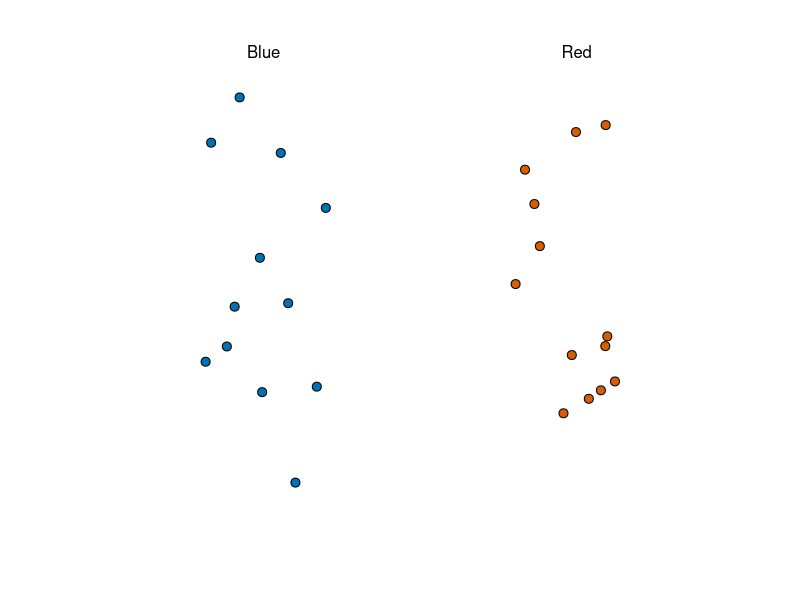

Here is the R script that generated this plot: (Note: this script raises an error after producing the figure.)
# 16 - Statistical Inference
#
#
# Statistical Inference is the part of statistics that helps distinguish patterns arising
# from signal from those arising from chance.
# The task of Statistical Inference is to predict the parameter p using the observed data
# in the sample.
# Just ike we use variables to define unkowns in systems of equations, in Statistical Inference
# we define parameters to define unknown parts of our models.

library(tidyverse)
library(dslabs)
take_poll(25)

# We want to predict the proportion of blue beads in the urn. Let’s call this quantity p,
# which then tells us the proportion of red beads 1 − p, and the spread p − (1 − p),
# which simplifies to 2p − 1.

# In statistical textbooks, the beads in the urn are called the population. The proportion of
# blue beads in the population p is called a parameter. The 25 beads we see in the previous
# plot are called a sample. The task of statistical inference is to predict the
# parameter p using the observed data in the sample.


# 
# Suppose we want to use a Monte Carlo simulation to corroborate the tools we
# have built using probability theory. To create the simulation, we would
# write code like this:
B <- 10000
N <- 1000
x_hat <- replicate(B, {
    x <- sample(c(0, 1), size=N, replace=TRUE, prob = c(1 - p, p))
    mean(x)
})    
# The problem is, of course, we don’t know p.
# One thing we therefore do to corroborate theoretical results is to pick one or several
# values of p and run the simulations. Let’s set p=0.45. We can then simulate a poll:
p <- 0.45
N <- 1000
x <- sample(c(0, 1), size = N, replace = TRUE, prob = c(1 - p, p))
x_hat <- mean(x)

# In this particular sample, our estimate is x_hat. We can use that code to do a Monte Carlo simulation:
B <- 10000
x_hat <- replicate(B, {
    x <- sample(c(0, 1), size = N, replace = TRUE, prob = c(1 - p, p))
    mean(x)
})
mean(x_hat)
sd(x_hat)

scale_coeff <- 20
tibble(x_hat = x_hat,
       x_pnorm = seq(0.35, 0.55, length = 10000))  %>% 
    mutate(pnorm = map_dbl(x_pnorm, pnorm, mean = mean(x_hat), sd = sd(x_hat))) %>%
    ggplot() +
    geom_histogram(mapping = aes(x_hat, y = after_stat(density)),
                   color = 'black',
                   alpha = 0.8) +
    geom_line(mapping = aes(x = x_pnorm, y = pnorm * 25),
              color = 'red2')


# Of course, in real life we would never be able to run such an experiment because we
# don’t know p. But we could run it for various values of p and N and see that the
# theory does indeed work well for most values. You can easily do this by re-running
# the code above after changing p and N.

tibble(x_hat = x_hat,
       x_pnorm = seq(0.35, 0.55, length = 10000))  %>% 
    mutate(pnorm = map_dbl(x_pnorm, pnorm, mean = mean(x_hat), sd = sd(x_hat))) %>%
    ggplot(mapping = aes(sample = x_hat)) +
    stat_qq() +
    stat_qq_line() +
    xlab('Theoretical normal') +
    ylab('X hat')


# 16.6 Confidence intervals
p <- 0.45
N <- 1000
# notice the intervals here
x <- sample(c(0, 1), size = N, replace = TRUE, prob = c(1 - p, p))
x_hat <- mean(x)
se_hat <- sqrt(x_hat * (1 - x_hat) / N)
c(x_hat - 1.96 * se_hat, x_hat + 1.96 * se_hat)

# is different from this one:
x <- sample(c(0, 1), size = N, replace = TRUE, prob = c(1 - p, p))
x_hat <- mean(x)
se_hat <- sqrt(x_hat * (1 - x_hat) / N)
c(x_hat - 1.96 * se_hat, x_hat + 1.96 * se_hat)
# Keep sampling and creating intervals and you will see the random variation.
# To determine the probability that the interval includes p, we need to compute this:
#
#                Pr(X − 1.96SE(X) ≤ p ≤ X + 1.96SE(X))
# 
# By subtracting and dividing the same quantities in all parts of the equation, we get that the above is
#
#                   Pr(-1.96 <= X_bar - p / SE_hat[X] <= 1.96)
#
#               ----> Pr(-1.96 <= Z <= 1.96)
#
# which we can quickly compute using :
pnorm(1.96) - pnorm(-1.96)

# proving that we have a 95% probability.
# If we want to have a larger probability, say 99%, we need to multiply by whatever z satisfies the following:
#   Pr (−z ≤ Z ≤ z) = 0.99

# Using:
z <- qnorm(0.995)
z
# will achieve this because by definition pnorm(qnorm(0.995)) is 0.995 and by
# symmetry pnorm(1-qnorm(0.995)) is 1 - 0.995. As a consequence, we have that:
pnorm(z) - pnorm(-z)


# 16.6.1 A Monte Carlo simulation
# We can run a Monte Carlo simulation to confirm that, in fact,
# a 95% confidence interval includes p 95% of
N <- 1000
B <- 10000
inside <- replicate(B, {
    x <- sample(c(0, 1), size = N, replace = TRUE, prob = c(1 - p, p))
    x_hat <- mean(x)
    se_hat <- sqrt(x_hat * (1 - x_hat) / N)
    between(p, x_hat - 1.96 * se_hat, x_hat + 1.96 * se_hat)
})
mean(inside)

# replicate plot of confidence intervals simulation
p <- 0.45
N <- 1000
B <- 10000
sim <- function(.x) {
    x <- sample(c(0, 1), size = N, replace = TRUE, prob = c(1 - p, p))
    x_hat <- mean(x)
    se_hat <- sqrt(x_hat * (1 - x_hat) / N)
    list(x_hat = x_hat, se_hat = se_hat)
}

results <- tibble(x = 1:10000,
       results = map(x, sim))

results <- results %>% 
    unnest_wider(results)

results %>% 
    summarise(mean_x_hat = mean(x_hat))

results %>% 
    slice_head(n = 100) %>% 
    mutate(lx = x_hat - se_hat, hx = x_hat + se_hat) %>% 
    mutate(inside = if_else(p >= lx & p <= hx, TRUE, FALSE)) %>% 
    ggplot() +
        geom_point(mapping = aes(x = lx, y = x)) +
        geom_point(mapping = aes(x = hx, y = x)) +
        geom_segment(mapping = aes(x = lx, xend = hx, y = x, yend = x,
                               color = inside)) +
        theme(legend.position = 'None') +
        ylab('Simulation trial') +
        xlab('Confidence Interval') +
        geom_vline(xintercept = p, linetype = 'dashed')


# When using the theory we described above, it is important to remember that
# it is the intervals that are random, not p. In the plot above, we can see
# the random intervals moving around and p, represented with the vertical line,
# staying in the same place. The proportion of blue in the urn p is not. So the
# 95% relates to the probability that this random interval falls on top of p.
# Saying the p has a 95% of being between this and that is technically an incorrect
# statement because p is not random.

# Pollsters are not successful at providing correct confidence intervals,
# but rather at predicting who will win. When we took a 25 bead sample size,
# the confidence interval for the spread:
N <- 25
x_hat <- 0.48
(1.96 * x_hat - 1) + c(-1.96, 1.96) * 2 * sqrt(x_hat * (1-x_hat) / sqrt(N))
# includes 0. If this were a poll and we were forced to make a declaration,
# we would have to say it was a “toss-up”.
# A problem with our poll results is that given the sample size and the value of p, 
# we would have to sacrifice on the probability of an incorrect call to create an
# interval that does not include 0.
# This does not mean that the election is close. It only means that we have a small
# sample size. In statistical textbooks this is called lack of power. In the
# context of polls, power is the probability of detecting spreads different from 0
# By increasing our sample size, we lower our standard error and therefore have a
# much better chance of detecting the direction of the spread.


# 16.9 p-values
N <- 100
z <- sqrt(N) * 0.02 / 0.5
1 - (pnorm(z) - pnorm(-z))


# 16.10 Association Tests
# The statistical tests we have studied up to now leave out a substantial portion
# of data types. Specifically, we have not discussed inference for binary,
# categorical and ordinal data. To give a very specific example, consider the
# following case study.

# results reveal gender bias favoring male applicants over female applicants in
# the prioritization of their “quality of researcher” (but not “quality of
# proposal”) evaluations and success rates, as well as in the language use in
# minstructional and evaluation materials.

# The main evidence for this conclusion comes down to a comparison of the
# percentages. Table S1 in the paper includes the information we need. Here are
# the three columns showing the overall outcomes:
library(tidyverse)
library(dslabs)
data('research_funding_rates')

research_funding_rates %>% 
    tibble() %>% 
    select(discipline, contains('total'))

# We have these values for each gender:
names(research_funding_rates)

## We can compute the totals that were successful and the totals that were not as follows:
totals <- research_funding_rates %>% 
    select(-discipline) %>% 
    summarise_all(list(sum = sum), ) %>% 
    summarise(yes_men = awards_men_sum,
              no_men = applications_men_sum - awards_men_sum,
              yes_women = awards_women_sum,
              no_women = applications_women_sum - awards_women_sum) 

# So we see that a larger percent of men than women received awards:
totals %>% 
    summarise(percent_men = yes_men / (yes_men + no_men),
              percent_women = yes_women / (yes_women + no_women))

# But could this be due just to random variability? Here we learn how to
# perform inference for this type of data.

# 16.10.1 Lady Tasting Tea
tab <- matrix(c(3, 1, 1, 3), 2, 2)
rownames(tab) <- c('poured before', 'poured after')
colnames(tab) <- c('guessed before', 'guessed after')
tab
# These are referred to as a two-by-two table. For each of the four combinations
# one can get with a pair of binary variables, they show the observed counts
# for each occurrence.
# The function fisher.test performs the inference calculations above and can
# be obtained like this:
fisher.test(tab, alternative='greater')

# 16.10.3 Chi-square Test
# Notice that, in a way, our funding rates example is similar to the Lady Tasting
# Tea. However, in the Lady Tasting Tea example, the number of blue and red
# beads is experimentally fixed and the number of answers given for each category
# is also fixed. This is because Fisher made sure there were four cups with milk
# poured before tea and four cups with milk poured after and the lady knew this,
# so the answers would also have to include four befores and four afters. If
# this is the case, the sum of the rows and the sum of the columns are fixed.
# This defines constraints on the possible ways we can fill the two by two table
# and also permits us to use the hypergeometric distribution. In general, this is
# not the case. Nonetheless, there is another approach, the Chi-squared test, which
# is described below.

# Imagine we have 2823 applicants, some are men and some are women and some
# get funded, whereas other don’t. We saw that the success rates for men
# and woman were:
totals %>% 
    summarise(percent_men = yes_men / (yes_men + no_men),
             percent_women = yes_men / (yes_women + no_women))
# respectively. Would we see this again if we randomly assign funding
# at the overall rate:    
funding_rate <- totals %>% 
    summarise(percent_total = 
                  (yes_men + yes_women) /
                  (yes_men + no_men + yes_women + no_women)) %>% 
    pull(percent_total)
funding_rate

# The Chi-square test answers this question. The first step is to create the
# two-by-two data table:
two_by_two <- tibble(awarded = c('no', 'yes'),
                     men = c(totals$no_men, totals$yes_men),
                     women = c(totals$no_women, totals$yes_women))
two_by_two
# The general idea of the Chi-square test is to compare this two-by-two
# table to what you expect to see, which would be: (balanced proportions)
tibble(awarded = c('no', 'yes'),
       men = (totals$no_men + totals$yes_men) * c(1 - funding_rate, funding_rate),
       women = (totals$no_women + totals$yes_women) * c(1 - funding_rate, funding_rate))

# We can see that more men than expected and less women than expected received
# funding. However, under the null hypothesis these observations are random
# variables. The Chi-square test tells us how likely it is to see a deviation
# this large or larger. This test uses an asymptotic result, similar to the CLT,
# related to the sums of independent binary outcomes. The R function chisq.test
# takes a two by two table and returns the results from the test:
chisq_results <- two_by_two %>% 
    select(-awarded) %>% 
    chisq.test()
chisq_results

# Pearson's Chi-squared test with Yates' continuity correction
# 
# data:  .
# X-squared = 3.8111, df = 1, p-value = 0.05091
chisq_test$p.value

# 16.10.4 The odds ratio
# An informative summary statistic associated with two-by-two tables is the odds
# ratio. Define the two variables as X = 1 if you are a male and 0 otherwise,
# and Y = 1 if you are funded and 0 otherwise. The odds of getting funded
# if you are a man is defined:
#
#                   Pr(Y = 1 | X = 1)
#                   -----------------
#                   Pr(Y = 0 | X = 1)
#

# and can be computed like this:
odds_men <- (two_by_two$men[2] / sum(two_by_two$men)) /
    (two_by_two$men[1] / sum(two_by_two$men))
odds_men

# And the odds of being funded if you are a woman is:
#
#                   Pr(Y = 1 | X = 0)
#                   -----------------
#                   Pr(Y = 0 | X = 0)
#
# and can be computed like this
odds_women <- (two_by_two$women[2] / sum(two_by_two$women)) /
    (two_by_two$women[1] / sum(two_by_two$women))
odds_women
# The odds ratio is the ratio for these two odds: how many times larger are
# the odds for men than for women?
odds_men / odds_women

# 16.10.5 Confidence intervals for the odds ratio
# Computing confidence intervals for the odds ratio is not mathematically
# straightforward. Unlike other statistics, for which we can derive useful
# approximations of their distributions, the odds ratio is not only a ratio,
# but a ratio of ratios. Therefore, there is no simple way of using, for example,
# the CLT.

# However, statistical theory tells us that when all four entries of the
# two by two table are large enough, then the log of the odds ratio is
# approximately normal with standard error
#
#           sqrt(1/a + 1/b + 1/c + 1/d)
#
# This implies that a 95% confidence interval for the log odds ratio can be formed by:
#
#           log(ad/bc) ± 1.96 * sqrt(1/a + 1/b + 1/c + 1/d)
#
# By exponentiating these two numbers we can construct a confidence interval
# of the odds ratio.
log_or <- log(odds_men / odds_women)
se <- two_by_two %>% 
    select(-awarded) %>% 
    summarise(se = sqrt(sum(1/men) + sum(1/women))) %>% 
    pull(se)
ci <- log_or + c(-1, 1) * qnorm(0.975) * se
ci
# If we want to convert it back to the odds ratio scale, we can exponentiate:
exp(ci)
# Note that 0 is not included in the confidence interval for the log odds
# ratio (1 not included for odds ratio)
# which must mean that the p-value is smaller then 0.05. We can confirm this using:
2 * (1 - pnorm(log_or, 0, se))
# This is a slightly different p-value that with the chi-squared test.
# This is because we are using a different asymptotic approximation to the
# null distribution.



# 16.10.7 Large samples, small p-values
# As mentioned earlier, reporting only p-values is not an appropriate way to
# report the results of data analysis. In scientific journals, for example,
# some studies seem to overemphasize p-values. Some of these studies have large
# sample sizes and report impressively small p-values. Yet when one looks closely
# at the results, we realize odds ratios are quite modest: barely bigger than 1.
# In this case the difference may not be practically significant or
# scientifically significant.
# 
# Note that the relationship between odds ratio and p-value is not one-to-one.
# It depends on the sample size. So a very small p-value does not necessarily
# mean very large odds ratio.
# Notice what happens to the p-value if we multiply our two-by-two table by 10:
two_by_two %>% 
    select(-awarded) %>% 
    mutate(men = men * 10,
           women = women * 10) %>% 
    chisq.test()
# Yet the odds ratio is unchanged.
